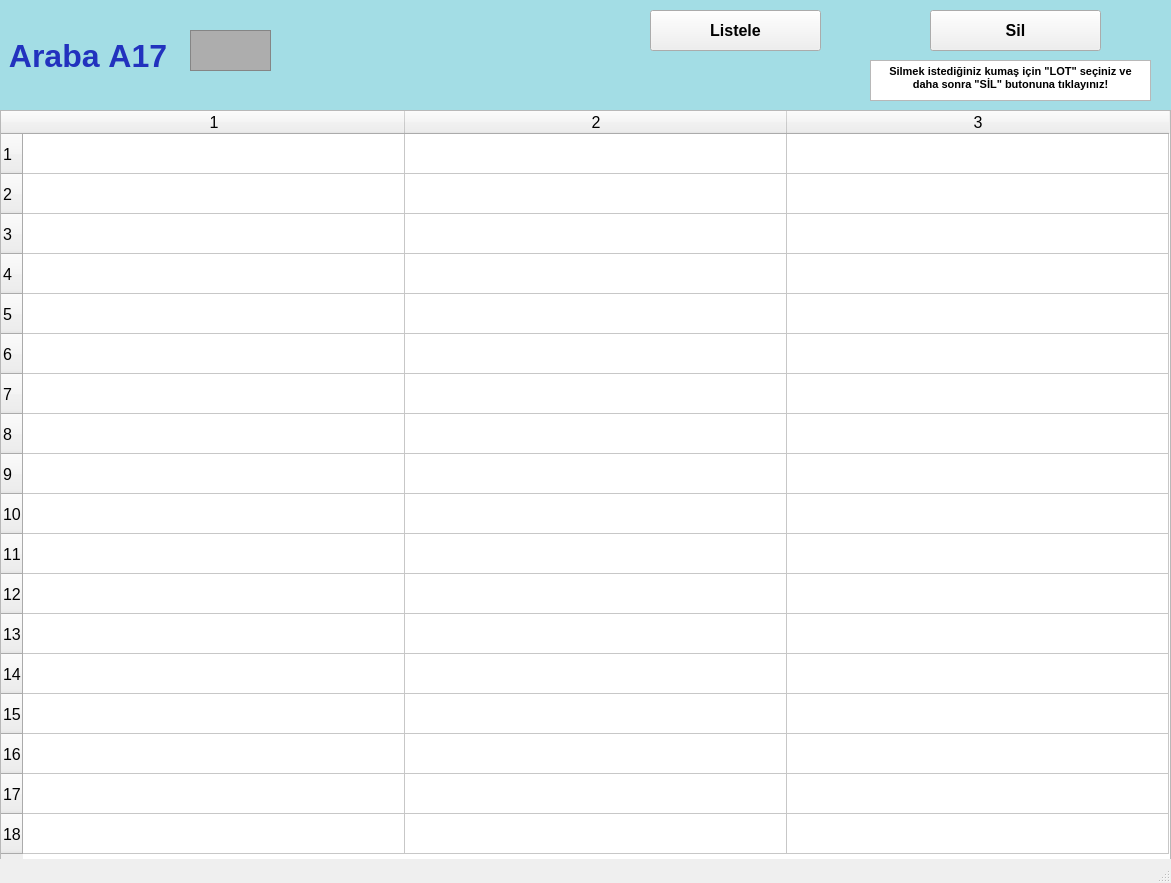
<?xml version="1.0" encoding="UTF-8"?>
<ui version="4.0">
 <class>arabalarA17_ekran</class>
 <widget class="QMainWindow" name="arabalarA17_ekran">
  <property name="geometry">
   <rect>
    <x>0</x>
    <y>0</y>
    <width>1171</width>
    <height>883</height>
   </rect>
  </property>
  <property name="font">
   <font>
    <pointsize>12</pointsize>
    <weight>50</weight>
    <bold>false</bold>
    <kerning>false</kerning>
   </font>
  </property>
  <property name="windowTitle">
   <string/>
  </property>
  <widget class="QWidget" name="centralwidget">
   <widget class="QLabel" name="arabaA1yazi_lbl">
    <property name="geometry">
     <rect>
      <x>0</x>
      <y>0</y>
      <width>1171</width>
      <height>111</height>
     </rect>
    </property>
    <property name="font">
     <font>
      <pointsize>24</pointsize>
      <weight>75</weight>
      <bold>true</bold>
     </font>
    </property>
    <property name="styleSheet">
     <string notr="true">background-color: rgb(163, 221, 229);
color: rgb(34, 50, 190);</string>
    </property>
    <property name="text">
     <string> Araba A17</string>
    </property>
   </widget>
   <widget class="QFrame" name="arabaA1_img">
    <property name="geometry">
     <rect>
      <x>190</x>
      <y>30</y>
      <width>81</width>
      <height>41</height>
     </rect>
    </property>
    <property name="styleSheet">
     <string notr="true">background-color: rgb(173, 173, 173);</string>
    </property>
    <property name="frameShape">
     <enum>QFrame::StyledPanel</enum>
    </property>
    <property name="frameShadow">
     <enum>QFrame::Raised</enum>
    </property>
   </widget>
   <widget class="QPushButton" name="listele17_btn">
    <property name="geometry">
     <rect>
      <x>650</x>
      <y>10</y>
      <width>171</width>
      <height>41</height>
     </rect>
    </property>
    <property name="font">
     <font>
      <pointsize>12</pointsize>
      <weight>75</weight>
      <bold>true</bold>
     </font>
    </property>
    <property name="text">
     <string>Listele</string>
    </property>
   </widget>
   <widget class="QTableWidget" name="A17_tw">
    <property name="geometry">
     <rect>
      <x>0</x>
      <y>110</y>
      <width>1171</width>
      <height>751</height>
     </rect>
    </property>
    <property name="baseSize">
     <size>
      <width>0</width>
      <height>0</height>
     </size>
    </property>
    <property name="rowCount">
     <number>18</number>
    </property>
    <property name="columnCount">
     <number>3</number>
    </property>
    <attribute name="horizontalHeaderVisible">
     <bool>true</bool>
    </attribute>
    <attribute name="horizontalHeaderCascadingSectionResizes">
     <bool>false</bool>
    </attribute>
    <attribute name="horizontalHeaderDefaultSectionSize">
     <number>382</number>
    </attribute>
    <attribute name="horizontalHeaderMinimumSectionSize">
     <number>38</number>
    </attribute>
    <attribute name="verticalHeaderDefaultSectionSize">
     <number>40</number>
    </attribute>
    <attribute name="verticalHeaderMinimumSectionSize">
     <number>23</number>
    </attribute>
    <row/>
    <row/>
    <row/>
    <row/>
    <row/>
    <row/>
    <row/>
    <row/>
    <row/>
    <row/>
    <row/>
    <row/>
    <row/>
    <row/>
    <row/>
    <row/>
    <row/>
    <row/>
    <column/>
    <column/>
    <column/>
   </widget>
   <widget class="QPushButton" name="sil17_btn">
    <property name="geometry">
     <rect>
      <x>930</x>
      <y>10</y>
      <width>171</width>
      <height>41</height>
     </rect>
    </property>
    <property name="font">
     <font>
      <pointsize>12</pointsize>
      <weight>75</weight>
      <bold>true</bold>
     </font>
    </property>
    <property name="text">
     <string>Sil</string>
    </property>
   </widget>
   <widget class="QTextBrowser" name="textBrowser">
    <property name="geometry">
     <rect>
      <x>870</x>
      <y>60</y>
      <width>281</width>
      <height>41</height>
     </rect>
    </property>
    <property name="html">
     <string>&lt;!DOCTYPE HTML PUBLIC &quot;-//W3C//DTD HTML 4.0//EN&quot; &quot;http://www.w3.org/TR/REC-html40/strict.dtd&quot;&gt;
&lt;html&gt;&lt;head&gt;&lt;meta name=&quot;qrichtext&quot; content=&quot;1&quot; /&gt;&lt;style type=&quot;text/css&quot;&gt;
p, li { white-space: pre-wrap; }
&lt;/style&gt;&lt;/head&gt;&lt;body style=&quot; font-family:'MS Shell Dlg 2'; font-size:12pt; font-weight:400; font-style:normal;&quot;&gt;
&lt;p align=&quot;center&quot; style=&quot; margin-top:0px; margin-bottom:0px; margin-left:0px; margin-right:0px; -qt-block-indent:0; text-indent:0px;&quot;&gt;&lt;span style=&quot; font-size:8pt; font-weight:600;&quot;&gt;Silmek istediğiniz kumaş için &amp;quot;LOT&amp;quot; seçiniz ve daha sonra &amp;quot;SİL&amp;quot; butonuna tıklayınız!&lt;/span&gt;&lt;/p&gt;&lt;/body&gt;&lt;/html&gt;</string>
    </property>
   </widget>
  </widget>
  <widget class="QStatusBar" name="statusbar"/>
 </widget>
 <resources/>
 <connections/>
</ui>
